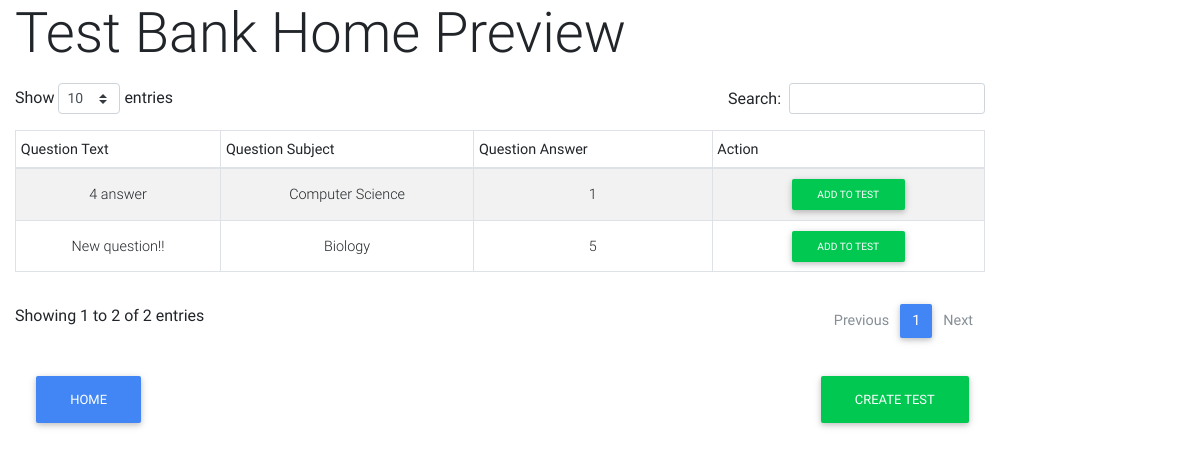
The app's page /maker/test_maker/, older data.
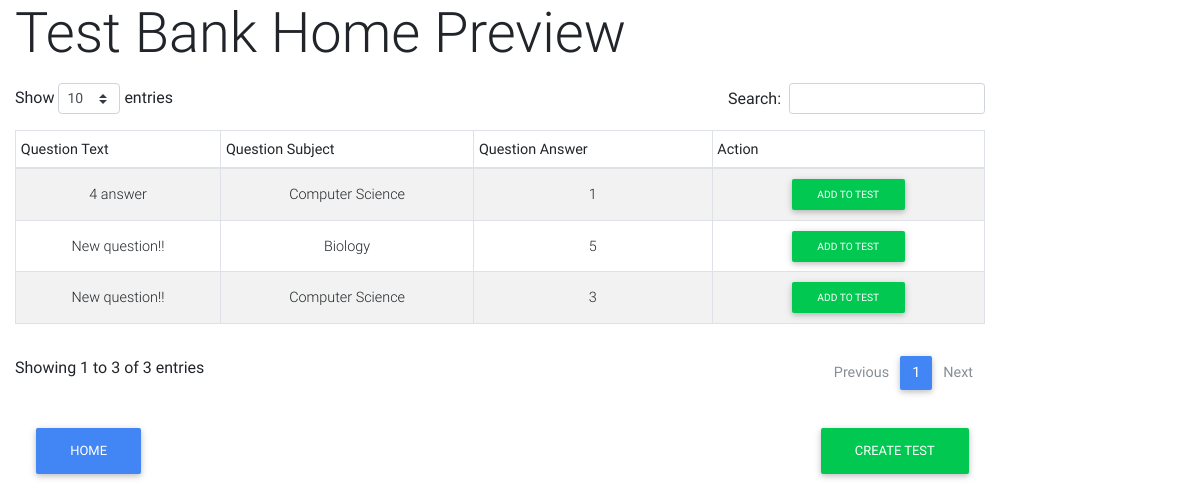
The same page, newer data.
### maker/models.py (models this page shows, shortened)
class QuestionModel(models.Model):
    id = models.IntegerField(primary_key=True, auto_created=True)
    question = models.CharField(max_length=256)
    answer = models.IntegerField()
    choice_1 = models.CharField(max_length=256, default='True')
    choice_2 = models.CharField(max_length=256, default='False')
    choice_3 = models.CharField(max_length=256, null=True, default=None)
    choice_4 = models.CharField(max_length=256, null=True, default=None)
    choice_5 = models.CharField(max_length=256, null=True, default=None)
    choice_6 = models.CharField(max_length=256, null=True, default=None)
    image = models.ImageField(default=None)
    category = models.ForeignKey(QuestionCategory, default=1, on_delete=models.CASCADE)

class QuestionCategory(models.Model):
    id = models.IntegerField(primary_key=True, auto_created=True)
    name = models.CharField(max_length=256)
    def __str__(self):
        return self.name

### maker/views.py (the view)
# urls.py: path('test_maker/', views.make_test_view, name='make_test'),
def make_test_view(request):
    q = QuestionModel.objects.all()
    return render(request, 'make_test.html', {'q': q})

### maker/templates/make_test.html (shortened to what this page needs)
{% extends 'base.html' %}
{% load static %}
{% block content %}
<div class="col-12">
    <h1 class="display-4">Test Bank Home Preview</h1>
    <div class="row">
        <div class="col-10">
        <table id="questionTable" class="table table-striped table-bordered table-sm" cellspacing="0" width="100%">
            <thead>
                <tr>
                    <th class="th-sm">Question Text</th>
                    <th class="th-sm">Question Subject</th>
                    <th class="th-sm">Question Answer</th>
                    <th class="th-sm">Action</th>
                </tr>
            </thead>
            <tbody>
                {% for q in q %}
                    <tr>
                        <td class="pt-3-half align-middle text-center">{{ q.question }}</td>
                        <td class="pt-3-half align-middle text-center">{{ q.category }}</td>
                        <td class="pt-3-half align-middle text-center">{{ q.answer }}</td>
                        <td class="pt-3-half align-middle text-center" id="addQuestion-{{ q.id }}"><button type="button" class="btn btn-success btn-rounded btn-sm my-0" onclick="addQuestion(this);">Add to Test</button></td>
                    </tr>
                {% endfor %}
            </tbody>
        </table>
        </div>
    </div>
    <div class="col-10">
        <div class="row">
            <div class="col-auto mr-auto">
                <a role="button" class="btn btn-primary" href="{% url 'maker:home' %}">Home</a>
            </div>
            <div class="col-auto">
                <a role="button" class="btn btn-success" href="#">Create Test</a>
            </div>
        </div>
    </div>
</div>
{% endblock %}

Row changes from the older to the newer data that the page shows:
added QuestionModel: question "New question!!", category "Computer Science", answer "3"
Text that changed along with them:
text written by a page script: "Show entries Search: Showing 1 to 2 of 2 entries Previous 1 Next" → "Show entries Search: Showing 1 to 3 of 3 entries Previous 1 Next"
